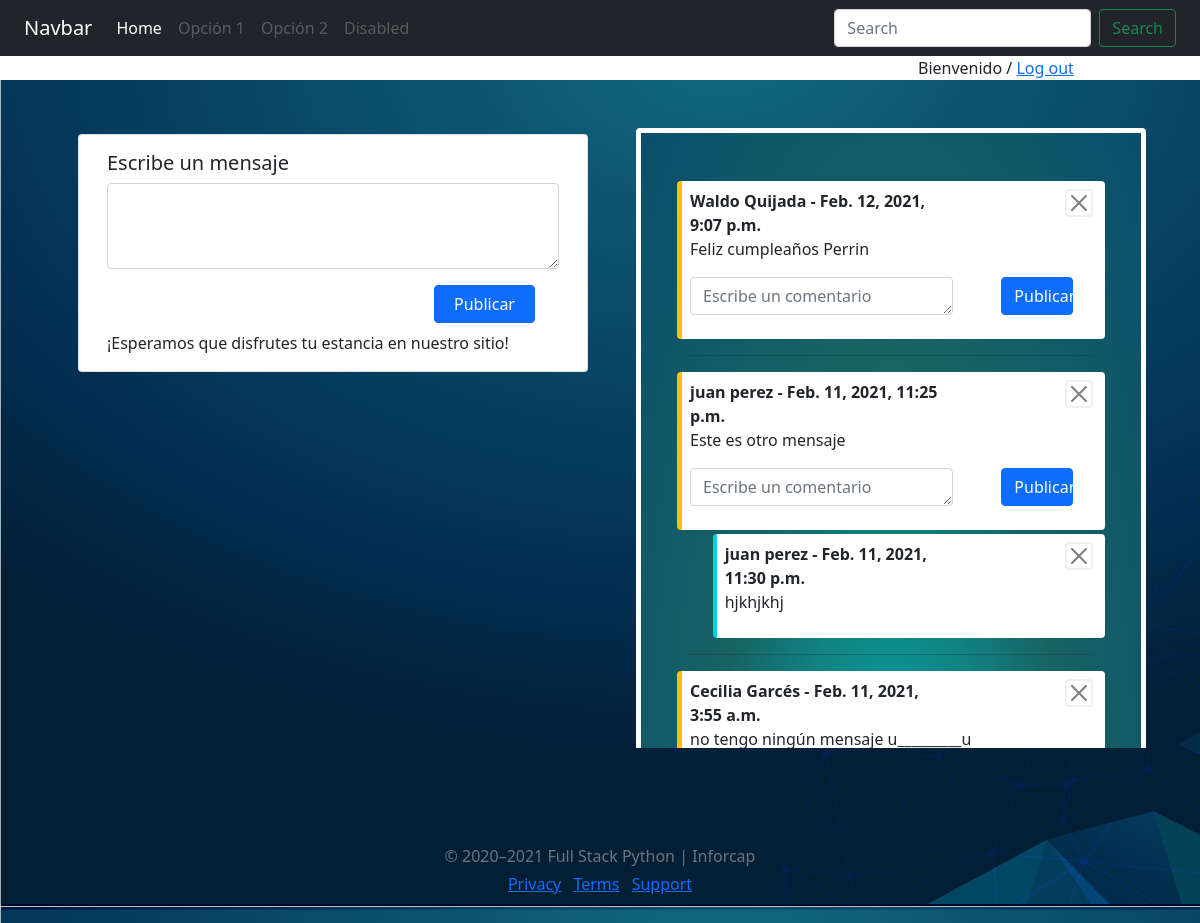
/wall/ (signed in), run on the app's committed database.
### pared_app/models.py (models this page shows)
class Mensajes(models.Model):
    mensaje = models.TextField()
    mensaje_usuario_id = models.ForeignKey('login_app.Usuario', related_name="users_mensaje", on_delete=models.CASCADE)
    created_at = models.DateTimeField(auto_now_add=True)
    updated_at = models.DateTimeField(auto_now=True)

class Comentarios(models.Model):
    comentario = models.TextField()
    comentario_mensaje_id = models.ForeignKey(Mensajes, related_name="mensaje_comentario", on_delete=models.CASCADE)
    comentario_usuario_id = models.ForeignKey('login_app.Usuario', related_name="users_comentario", on_delete=models.CASCADE)
    created_at = models.DateTimeField(auto_now_add=True)
    updated_at = models.DateTimeField(auto_now=True)

### login_app/models.py (models this page shows)
class Usuario(models.Model):
    name = models.CharField(max_length=55)
    apellido = models.CharField(max_length=55)
    created_at = models.DateTimeField(auto_now_add=True)
    updated_at = models.DateTimeField(auto_now=True)
    cuenta = models.ForeignKey(Cuenta, related_name='usuario', on_delete=models.CASCADE)
    objects=UsuarioManager()

### pared_app/views.py (the view)
# urls.py: path("", views.muro),
def muro(request):
    if request.session['log_user'] != 0:
        temp=Usuario.objects.all()
        for user in temp:
            print(user.users_comentario)
        context= {
            'mnsj': Mensajes.objects.all().order_by('-id'),
            'cmntr': Comentarios.objects.all()
        }
    else:
        return redirect('/')
    return render(request, "muro.html", context)

### pared_app/templates/muro.html (shortened to what this page needs)
{% extends "index.html" %}
{% block pagina %}
    <div class="row" style="background: white">
        <div class="col-9"></div>
        <div class="col-3"> Bienvenido
            {{ request.session.log_name }} /
            <a href="/" class="text-end">Log out</a>
        </div>
    </div>
    <div class="row justify-content-center mt-4">
        <div class="col-5 mx-4">
            <div style="height:30px"></div>
            <div class="row">
                <div class="card text-center m-auto">
                    <div class="card-body text-start">
                        <h5 class="card-title">Escribe un mensaje</h5>
                        <form method="post" action="/wall/add_mensaje/{{ request.session.log_id }}">
                            <div class="mb-3">
                                <textarea class="form-control" name="wall_post" id="wall_post" rows="3"></textarea>
                            </div>
                            <div class="row justify-content-end mx-4">
                                <button type="submit" class="btn btn-primary col-3  mb-2">Publicar</button>
                            </div>
                        </form>
                        <p class="card-text">¡Esperamos que disfrutes tu estancia en nuestro sitio!</p>
                    </div>
                </div>
            </div>
        </div>
        <div class="col-5 overflow-auto mt-4 ms-4" style="height: 620px">
    <div class="row">
        <div class="m-auto p-5 mb-2 rounded " style="background-image: radial-gradient(#07AFAF , #176363, #0b4e6c); border: 5px solid white" >
        {% for publicado in mnsj %}
            <div class="row">
                <div class="bg-white border-start border-5 rounded border-warning text-start p-2">
                    <div class="row justify-content-between">
                    <strong class="fs-6 col-8">{{ publicado.mensaje_usuario_id.name }} {{ publicado.mensaje_usuario_id.apellido }} - {{ publicado.created_at }}</strong>
                    <a href="/wall/eliminar_mensaje/{{ publicado.mensaje_usuario_id.id }}/{{ publicado.id }}" type="button" class="btn-close mx-3 border border-2" aria-label="Close"></a>
                    </div>
                    <div class="row col-12">
                        <p>{{ publicado.mensaje }}</p>
                    </div>
                   <form method="post" action="/wall/add_comentario/{{ request.session.log_id }}/{{ publicado.id }}">
                       <div class="row">
                           <div class="col-8">
                                <div class="mb-3">
                                    <textarea class="form-control" name="wall_comment" id="wall_comment" rows="1" placeholder="Escribe un comentario"></textarea>
                                </div>
                           </div>
                           <div class="col-4">
                                <div class="row justify-content-end mx-4">
                                    <button type="submit" class="btn btn-primary mb-2">Publicar</button>
                                </div>
                           </div>
                       </div>
                    </form>
                </div>
            </div>
            <div class="row">
            {% for comment in cmntr %}
                {% if comment.comentario_mensaje_id.id == publicado.id %}
                <div class="col-1"></div>
                <div class="bg-white border-start border-4 rounded border-info text-start col-11 mt-1 p-2">
                            <div class="row justify-content-between">
                                <strong class="fs-6 col-8">{{ comment.comentario_usuario_id.name }} {{ comment.comentario_usuario_id.apellido }} - {{ comment.created_at }}</strong>
                                <a href="/wall/eliminar_comentario/{{ comment.comentario_usuario_id.id }}/{{ comment.id }}" type="button" class="btn-close mx-3 border border-2" aria-label="Close"></a>
                            </div>
                            <div class="row col-12">
                                <p class="text-dark">{{ comment.comentario }}</p>
                            </div>
                </div>
                {% endif %}
            {% endfor %}
            </div>
        <hr>
        {% endfor %}
        </div>
    </div>
</div>
    </div>
{% endblock %}

### login_app/templates/index.html (shortened to what this page needs)
<!DOCTYPE html>
<html lang="en">
<head>
    {% load static %}
    <link rel="stylesheet" type="text/css" href="{% static 'style_css.css' %}">
    {% load static %}
    <link href="https://cdn.jsdelivr.net/npm/bootstrap@5.0.0-beta1/dist/css/bootstrap.min.css" rel="stylesheet">
</head>
<body id="fondo">
<div class="row sticky-top">
        <nav class="navbar navbar-expand-lg navbar-dark bg-dark">
            <div class="container-fluid">
                <a class="navbar-brand" href="#">Navbar</a>
                <div class="collapse navbar-collapse" id="navbarSupportedContent">
                    <ul class="navbar-nav me-auto mb-2 mb-lg-0">
                        <li class="nav-item">
                            <a class="nav-link active" aria-current="page" href="/">Home</a>
                        </li>
                        <li class="nav-item">
                            <a class="nav-link disabled" href="">Opción 1</a>
                        </li>
                        <li class="nav-item">
                            <a class="nav-link disabled" href="/">Opción 2 </a>
                        </li>
                        <li class="nav-item">
                            <a class="nav-link disabled" href="#" tabindex="-1" aria-disabled="true">Disabled</a>
                        </li>
                    </ul>
                    <form class="d-flex">
                        <input class="form-control me-2" type="search" placeholder="Search" aria-label="Search">
                        <button class="btn btn-outline-success" type="submit">Search</button>
                    </form>
                </div>
            </div>
        </nav>
    </div>
{% block pagina %}{% endblock %}
<footer class="my-5 pt-5 text-muted text-center text-small">
        <p class="mb-1">© 2020–2021 Full Stack Python | Inforcap</p>
        <ul class="list-inline">
            <li class="list-inline-item"><a href="#">Privacy</a></li>
            <li class="list-inline-item"><a href="#">Terms</a></li>
            <li class="list-inline-item"><a href="#">Support</a></li>
        </ul>
    </footer>
</body>
</html>

### login_app/static/style_css.css (style rules this page uses)
* { padding: 0; margin: 0; border: 0; }
#fondo { background-image: url("/static/img/imagen1.png"); }

### data on the page
Mensajes: mensaje_usuario_id.name "Waldo", mensaje_usuario_id.apellido "Quijada", created_at "Feb. 12, 2021, 9:07 p.m.", mensaje "Feliz cumpleaños Perrin"
Mensajes: mensaje_usuario_id.name "juan", mensaje_usuario_id.apellido "perez", created_at "Feb. 11, 2021, 11:25 p.m.", mensaje "Este es otro mensaje"
Comentarios: comentario_usuario_id.name "juan", comentario_usuario_id.apellido "perez", created_at "Feb. 11, 2021, 11:30 p.m.", comentario "hjkhjkhj"
Mensajes: mensaje_usuario_id.name "Cecilia", mensaje_usuario_id.apellido "Garcés", created_at "Feb. 11, 2021, 3:55 a.m.", mensaje "no tengo ningún mensaje u_________u"
